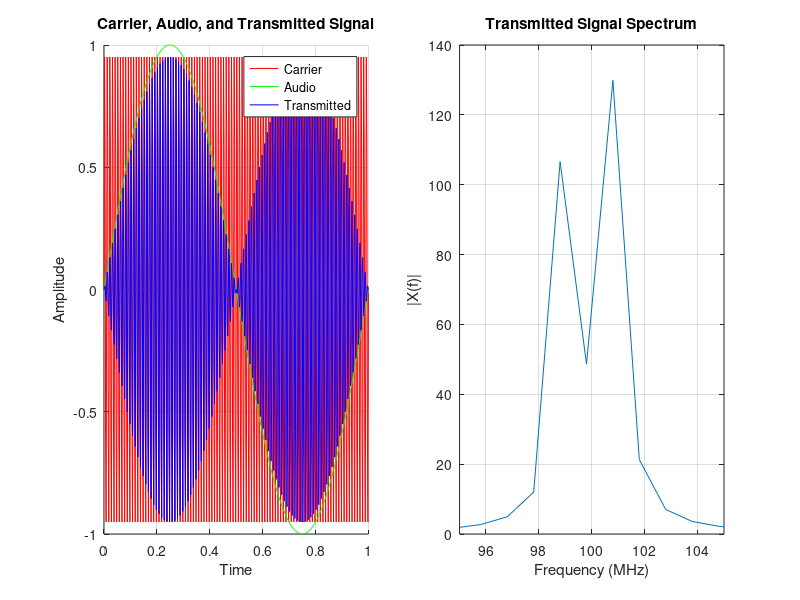

MATLAB code for this plot:
% Clear workspace
clear; clc; close all;

% Parameters
A0 = 1.0;              % amplitude
fc = 100e6;            % carrier frequency (Hz)
fa = 1e6;              % audio frequency (Hz)
fs = 500e6;            % sampling frequency (Hz)
T  = 1e-6;             % signal duration (s)

% Time vector
t = 0:1/fs:T;


wc = 2*pi*fc;
wa = 2*pi*fa;

B = sin(wa*t);

carrier = A0 * sin(wc*t);

transmitted_signal = B .* carrier;

N = length(transmitted_signal);
X = fft(transmitted_signal);
f = (0:N-1)*(fs/N);



figure('Position',[100 100 1200 500]);

% (1) Time domain signals
subplot(1,2,1);
hold on;
plot(t*1e6, carrier, 'r');             % Carrier
plot(t*1e6, B, 'g');                   % Audio signal
plot(t*1e6, transmitted_signal, 'b');  % Modulated signal
hold off;
legend('Carrier','Audio','Transmitted');
xlabel('Time');
ylabel('Amplitude');
title('Carrier, Audio, and Transmitted Signal');
grid on;

% (2) Frequency domain of transmitted signal
subplot(1,2,2);
plot(f/1e6, abs(X));
xlabel('Frequency (MHz)');
ylabel('|X(f)|');
xlim([95 105]);   % zoom around carrier
title('Transmitted Signal Spectrum');
grid on;
